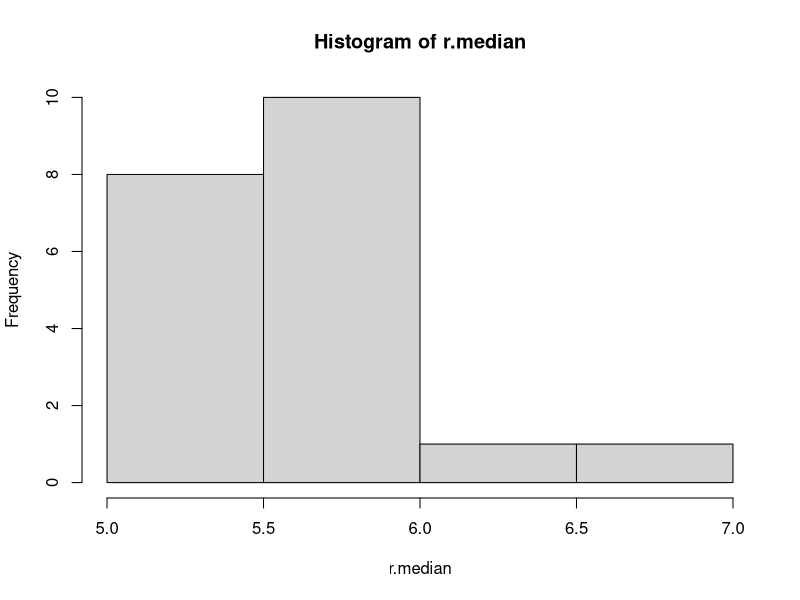
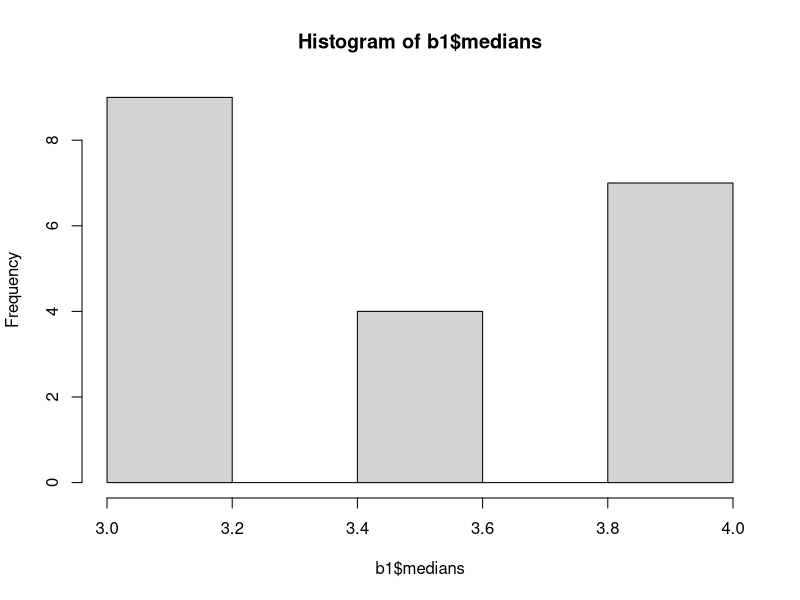
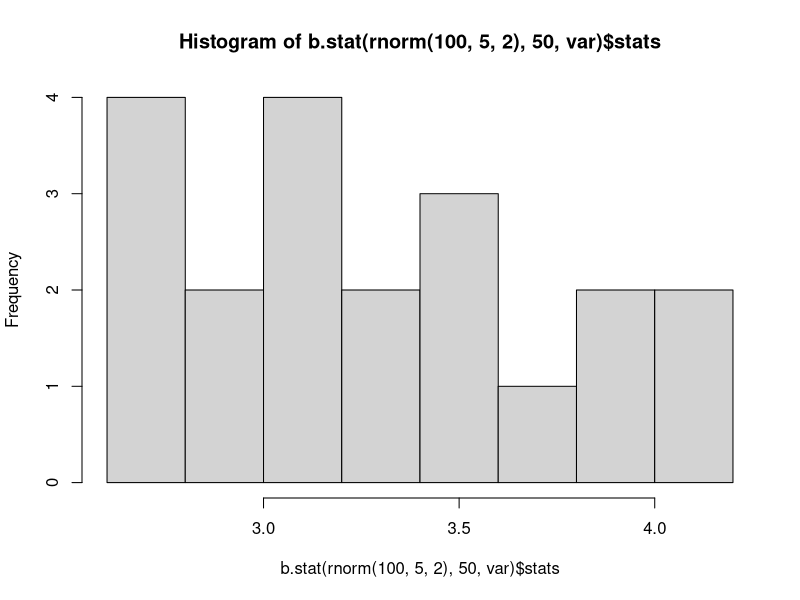

Write the R code that produced these figures, in order.
sample(10)
sample(10, replace=T)
prob1 <- c(rep(.15, 5), rep (.05, 5))
prob1
sample(10, replace=T, prob=prob1)
y1 <- matrix( round(rnorm(25,5)), ncol=5)
y1
x1 <- matrix( round(rnorm(40, 5)), ncol=5)
x1
y2 <- matrix (round(rnorm(40,5)), ncol=5)
y2
data <- round(rnorm(100, 5, 5))
data[1:10]
#TODO 1
resamples <- lapply(1:20, function(i) sample(data, replace=T))
resamples[1]
r.median <-sapply(resamples, median)
r.median
sqrt(var(r.median))
#TODO 2
hist(r.median)

b.median <- function(data, num) {
  resamples <- lapply(1:20, function(i) sample(data, replace=T))
  r.median <- sapply(resamples, median)
  std.err <- sqrt(var(r.median))
  list(std.err=std.err, resamples=resamples, medians=r.median)   
}
data1 <- round(rnorm(100, 5, 5))
b1 <- b.median(data1, 30)
b1$resamples[1]
b1$std.err
hist(b1$medians)

b.median(rnorm(100, 5, 2), 50)$std.err

#TODO 3
b.stat <- function(data, num, stat) {
  resamples <- lapply (1:20, function(i) sample(data, replace=T))
  r.stat <- sapply(resamples, stat)
  std.err <- sqrt(mean(r.stat))
  list(std.err=std.err, resamples=resamples, stats=r.stat)
}
b.stat(rnorm(100, 5, 2), 50, mean)$std.err

#TODO 4
hist(b.stat(rnorm(100, 5, 2), 50, var)$stats)